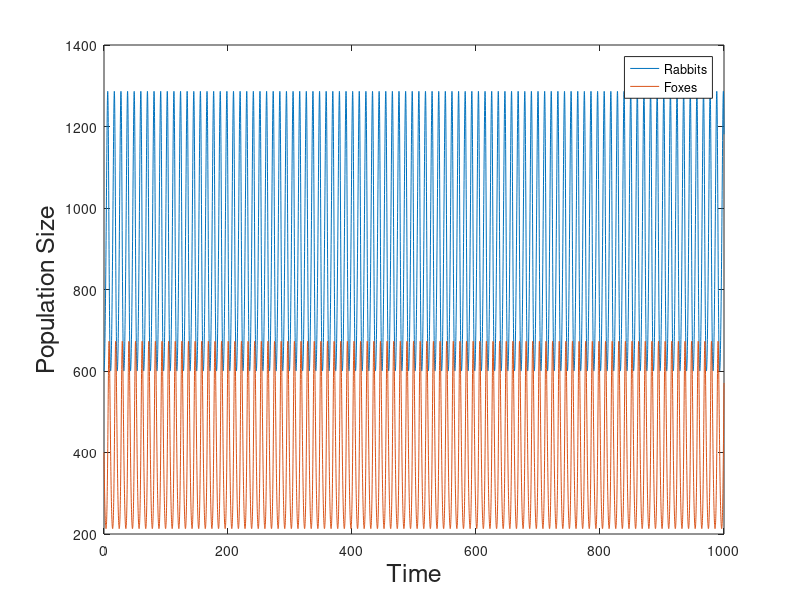
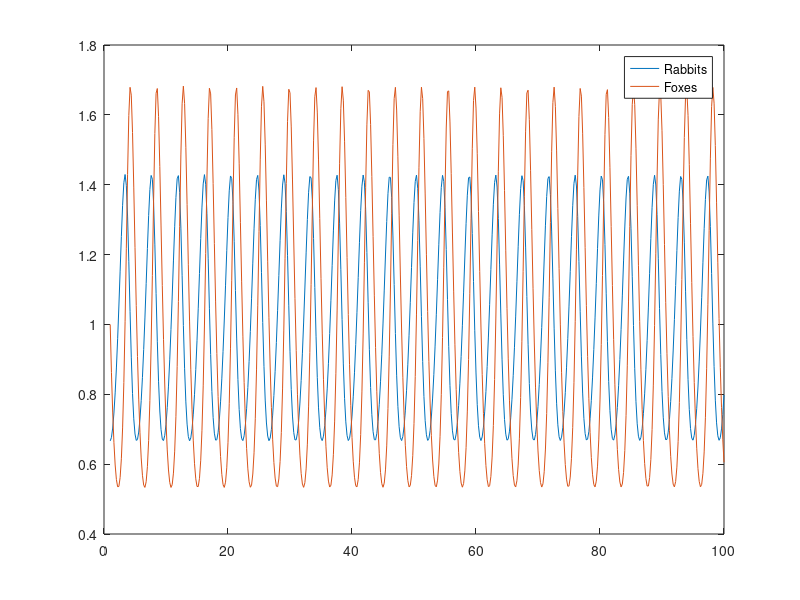
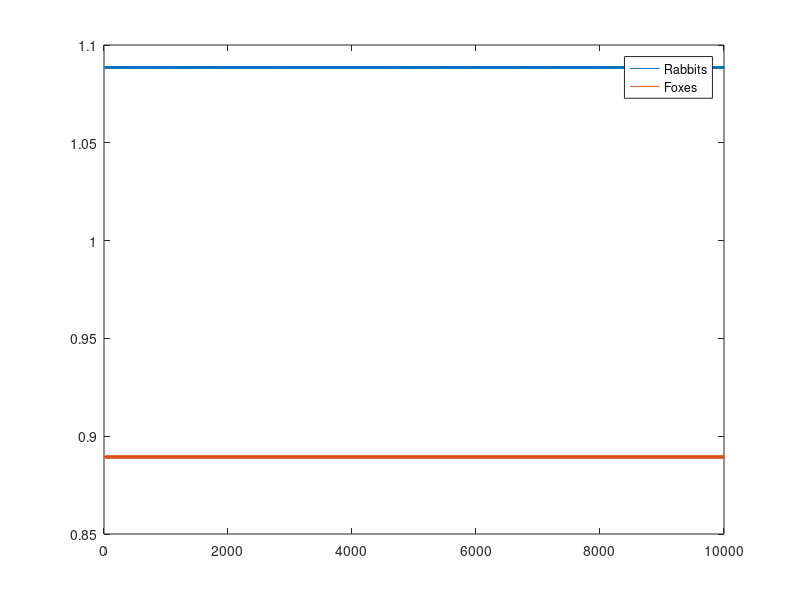
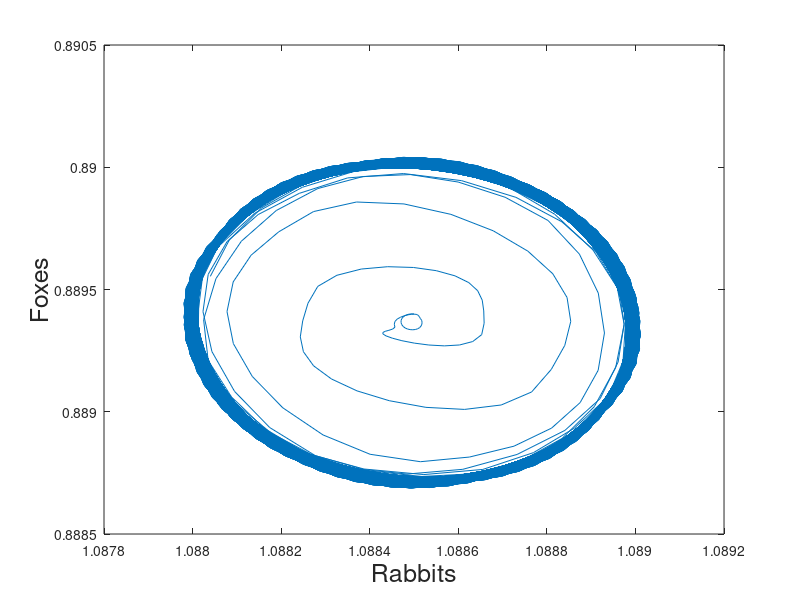

Reproduce these figures in MATLAB, in order. (Note: this script raises an error after producing the figures.)
%% task 1 a
close all
x0 = [600;400];
a = 0.4;
b = 0.001;
c = 0.001;
d = 0.9;
ode = @(t,x) [
    a*x(1) - b*x(1)*x(2);
    c*x(1)*x(2) - d*x(2);
    ];

options = odeset('RelTol', 1e-6, 'AbsTol', 1e-4);
[t,x] = ode45(ode, [0, 1000], x0, options);

plot(t,x);
legend("Rabbits", "Foxes");
xlabel("Time", 'FontSize', 18);
ylabel("Population Size", "FontSize", 18);

figure;
plot(x(:,1), x(:,2));
xlabel("Rabbits", "FontSize", 18);
ylabel("Foxes", "FontSize", 18);

%% task 1 b
x0 = [600;400];
a = 0.4;
b = 0.001;
c = 0.001;
d = 0.9;
alpha = d/a;

x0 = [x0(1)*c/d;x0(2)*b/a];
ode = @(t,x) [
    x(1)*(1-x(2));
    alpha*x(2)*x(1) - alpha*x(2);
    ];
tspan = 1:0.2:100;
options = odeset('RelTol', 1e-6, 'AbsTol', 1e-4);
[t,x] = ode45(ode, tspan, x0, options);

plot(t,x);
legend("Rabbits", "Foxes");

figure;
plot(x(:,1), x(:,2));
xlabel("Rabbits");
ylabel("Foxes"),

%% tasb 1 c
close all
tspan = 1:0.2:10000;
x0 = [600;400];
a = 0.4;
b = 0.001;
c = 0.001;
d = 0.9;
r_grass = 5355*c/d;
r_sat = 11070*c/d;
alpha = d/a;

x0 = [x0(1)*c/d;x0(2)*b/a];
x0 = [1.0885;0.8894];

options = odeset('RelTol', 1e-6, 'AbsTol', 1e-4);
ode = @(t,x) [
    x(1)*(1-x(1)./r_grass) - (x(1)*x(2))/(1+(x(1)./r_sat));
    alpha*x(1)*x(2)/(1+(x(1)./r_sat)) - alpha*x(2);
    ];
[t,x] = ode45(ode, tspan, x0, options);

plot(t,x);
legend("Rabbits", "Foxes");

figure;
plot(x(:,1), x(:,2));
xlabel("Rabbits", "FontSize", 18);
ylabel("Foxes", "FontSize", 18);

figure;
for i = 1:20
    r_grass = 5.8 + i*0.05;
    r_sat = 10.8 + i*0.5;
    ode = @(t,x) [
    x(1)*(1-x(1)./r_grass) - (x(1)*x(2))/(1+(x(1)./r_sat));
    alpha*x(1)*x(2)/(1+(x(1)./r_sat)) - alpha*x(2);
    ];
[t,x] = ode45(ode, tspan, x0, options);
plot(x(:,1), x(:,2), 'DisplayName', "R_{grass} = " + r_grass + " R_{sat} = " + r_sat);
hold on
end

%% task 1 d
close all
x0 = [600;400;20];
a = 0.4;
b = 0.001;
c = 0.001;
d = 0.9;
e = c*5.5;
f = c/3;
g = 0.7;
h = 0.1;
ode = @(t,x) [
    a*x(1) - b*x(1)*x(2) - e*x(1)*x(3);
    c*x(1)*x(2) - d*x(2) - f*x(2)*x(3);
    e*x(1)*x(3) + f*x(2)*x(3) - g*x(3) - h*x(3)*x(3);
    ];

options = odeset('RelTol', 1e-6, 'AbsTol', 1e-4);
[t,x] = ode45(ode, [0, 1000], x0, options);

plot(t,x);
legend("Rabbits", "Foxes", "Wolves");
xlabel("Time", 'FontSize', 18);
ylabel("Population Size", "FontSize", 18);

figure;
plot3(x(:,1), x(:,2), x(:,3));
xlabel("Rabbits", "FontSize", 18);
ylabel("Foxes", "FontSize", 18);
zlabel("Wolves", "FontSize", 18);

%% bonus 1
a = 0.4;
b = 0.001;
d = 0.9;

iters = 400000;
x0 = [600;400];

x = zeros(iters+1,2);
x(1,:) = x0;
time = zeros(iters+1,2);
time(1) = 0;
for i = 1:iters
    index = i+1;
    k = [a*x(i,1),b*x(i,1)*x(i,2),d*x(i,2)];
    r0 = rand();
    dt = -(1/sum(k))*log(r0);
    r1 = rand();
    
    time(index) = time(i) + dt;
    x(index,:) = x(i,:);
    
    if r1 < k(1)/sum(k)
        x(index,1) = x(i,1) + 1;
    elseif r1 < (k(1) + k(2))/sum(k)
        x(index,2) = x(i,2) + 1;
        x(index,1) = x(i,1) - 1;
    else
       x(index,2) = x(i,2) - 1; 
    end
end
plot(time, x(:,1));
hold on
plot(time, x(:,2));
legend("Rabbits", "Foxes");
figure;
plot(x(:,1),x(:,2));

%% bonus 2 - extinct if b*x(1,1) < 1??
a = 0.4;
b = 0.001;
d = 0.9;

iters = 500000;
x0 = [600;400];

x = zeros(iters+1,2);
x(1,:) = x0;
for i = 1:iters
    index = i+1;
    k = [a*x(i,1),b*x(i,1)*x(i,2),d*x(i,2)];
    r0 = rand();
    dt = -(1/sum(k))*log(r0);
    r1 = rand();
    
    x(index,:) = x(i,:);
    
    if r1 < k(1)/sum(k)
        x(index,1) = x(i,1) + 1;
    elseif r1 < (k(1) + k(2))/sum(k)
        x(index,2) = x(i,2) + 1;
        x(index,1) = x(i,1) - 1;
    else
       x(index,2) = x(i,2) - 1; 
    end
end
plot(1:iters+1, x);
legend("Rabbits", "Foxes");
figure;
plot(x(:,1),x(:,2));

%% heatmap
a = 0.4;
b = 0.001;
d = 0.9;

iters = 500000;
start_rabbits = 100;
max_rabbits = 1800;
start_foxes = 100;
max_foxes = 1200;
delta_rabbit = 200;
delta_fox = 200;

rabbit_iter_count = ceil((max_rabbits-start_rabbits)/delta_rabbit);
fox_iter_count = ceil((max_foxes-start_foxes)/delta_fox);
x0 = zeros(rabbit_iter_count, fox_iter_count, 2);
xvalues = cell(rabbit_iter_count,1);
yvalues = cell(fox_iter_count,1);
for r = 1:rabbit_iter_count
    for c = 1:fox_iter_count
        rabbit = start_rabbits + delta_rabbit.*(r-1);
        foxes = start_foxes + delta_fox*(c-1);
        x0(r,c,:) = [
            rabbit,
            foxes;
        ];
    end
end

for r = 1:rabbit_iter_count
    xvalues{r} = start_rabbits + delta_rabbit.*(r-1);
end

for f = 1:fox_iter_count
    yvalues{f} = start_foxes + delta_fox.*(f-1);
end

size_x0 = size(x0);
fox_die_matrix = zeros(size_x0(1), size_x0(2));

avgs = 10;

for r = 1:size_x0(1)
    for c = 1:size_x0(2)
        for avg = 1:avgs
            x = zeros(iters+1,2);
            x(1,:) = x0(r,c,:);
            for i = 1:iters
                index = i+1;
                k = [a*x(i,1),b*x(i,1)*x(i,2),d*x(i,2)];
                r0 = rand();
                dt = -(1/sum(k))*log(r0);
                r1 = rand();

                x(index,:) = x(i,:);

                if r1 < k(1)/sum(k)
                    x(index,1) = x(i,1) + 1;
                elseif r1 < (k(1) + k(2))/sum(k)
                    x(index,2) = x(i,2) + 1;
                    x(index,1) = x(i,1) - 1;
                else
                   x(index,2) = x(i,2) - 1; 
                end
                
                if x(index,2) < 1e-7
                    break;
                end
            end
            
            if x(end,2) < 1e-7
               fox_die_matrix(r,c) = fox_die_matrix(r,c) + 1; 
            end
        end
        
        fox_die_matrix(r,c) = fox_die_matrix(r,c) / avgs;
    end
end

h = heatmap(xvalues, yvalues, fox_die_matrix);
h.Title = "Fox Death Heatmap";
h.XLabel = "Rabbits";
h.YLabel = "Foxes";

%% task 1b - what is alpha?
x0 = [600;400];
a = 0.4;
b = 0.001;
c = 0.001;
d = 0.9;
alpha = 1;%d/a;

x0 = [x0(1)*c/d;x0(2)*b/a];
x0 = [0.6667; 1.000];
ode = @(t,x) [
    x(1)*(1-x(2));
    alpha*x(2)*x(1) - alpha*x(2);
    ];
tspan = 1:0.2:100;
options = odeset('RelTol', 1e-6, 'AbsTol', 1e-4);
[t,x] = ode45(ode, tspan, x0, options);

plot(t,x);
legend("Rabbits", "Foxes");

figure;
plot(x(:,1), x(:,2));
xlabel("Rabbits");
ylabel("Foxes"),